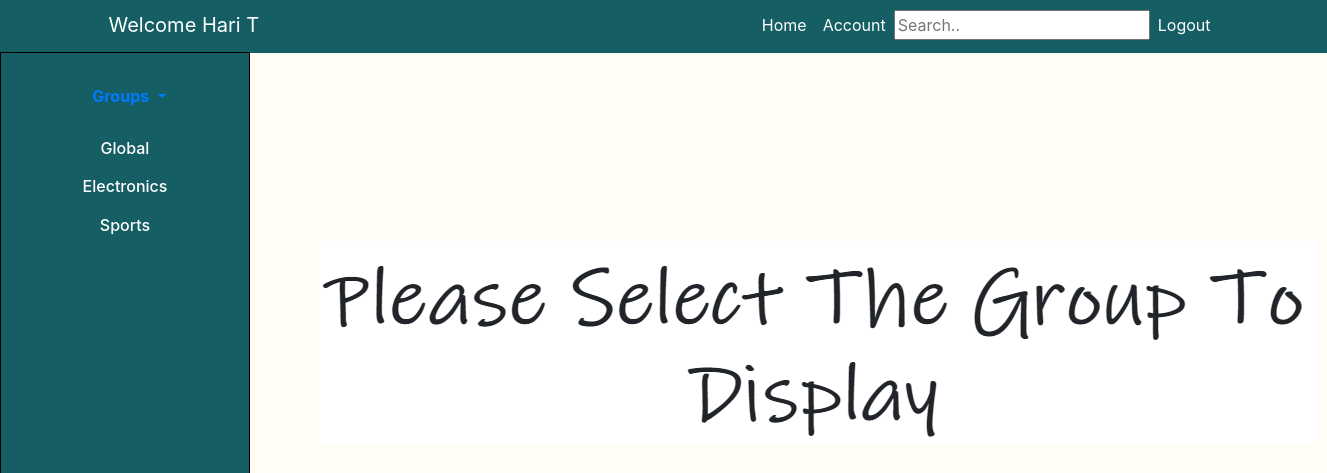
Before: /home.php (signed in) with the older database file.
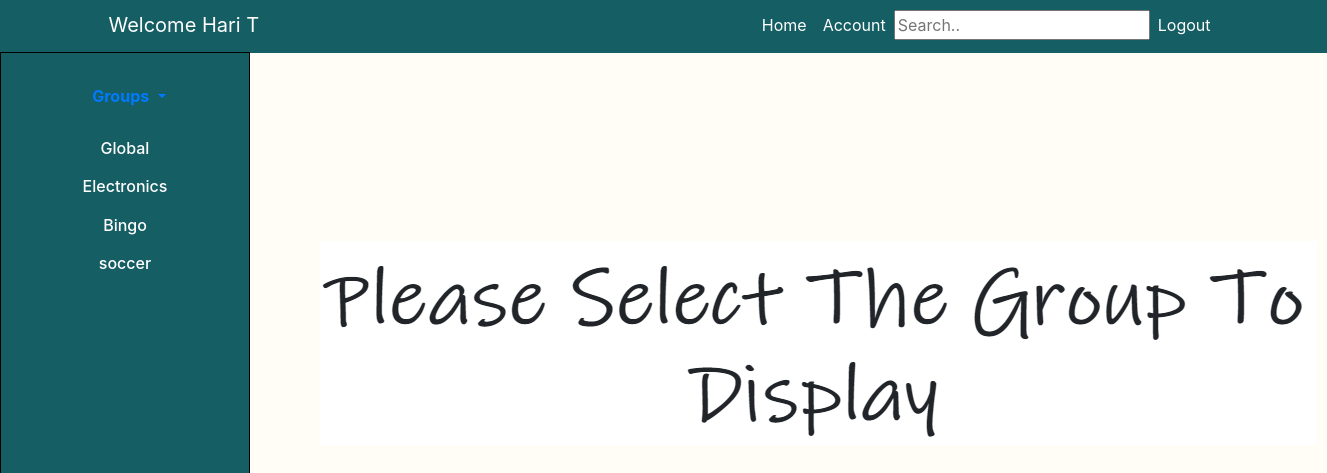
After: the same page with the newer database file.
### tables this page shows
CREATE TABLE `users` (
  `user_id` int(30) NOT NULL,
  `user_name` varchar(30) NOT NULL,
  `email_id` varchar(30) NOT NULL,
  `password` varchar(30) NOT NULL,
  `user_image` text NOT NULL,
  `posts` text,
  `comments` text NOT NULL
);

CREATE TABLE `groups` (
  `group_id` int(11) NOT NULL,
  `group_name` text NOT NULL,
  `owner_id` int(11) NOT NULL,
  `privacy` text NOT NULL
);

### home.php (the view, shortened to what this page needs)
<!DOCTYPE html>
<html>
<head>
<link rel ="stylesheet" a href="css\home.css">
<link rel="stylesheet" href="https://use.fontawesome.com/releases/v5.0.13/css/all.css"
>
<link rel="stylesheet" href="https://stackpath.bootstrapcdn.com/bootstrap/4.1.1/css/bootstrap.min.css"
>
<link rel="stylesheet" href="https://cdnjs.cloudflare.com/ajax/libs/font-awesome/4.7.0/css/font-awesome.min.css" />
</head>
<body style="background-color: #fffdf6;">
<div class="vl">
    <nav class="navbar navbar-expand-sm navbar-fixed-top navbar-light mb-3" style="background-color:#155e63; position: fixed;">
        <div class="container">
            <a class="navbar-brand" href=<?php echo"allprofile.php?id=".$_SESSION['user_id'] ?> style="color:white;">Welcome <?php
            require_once("./mysqli_connect.php");
            $mail_id=$_SESSION['email_id'];
            $u_nameq = "SELECT user_name FROM `users` where email_id='$mail_id'";
            $un_result= mysqli_query($dbc,$u_nameq);
            $rowu= mysqli_fetch_array($un_result);
              $user_name= $rowu['user_name'];
              echo $user_name;
          ?></a>
            <ul class="navbar-nav" >
                <li class="nav-item">
                    <a class="nav-link" href="home.php" style="color:white;">Home</a>
                </li>
                <li class="nav-item">
                  <a class="nav-link" href="userprofile.php" style="color:white;">Account</a>
                </li>
                <li class="nav-item" >
                <form action="/action_page.php" >
                <input type="text" class ="search" placeholder="Search.." name="search">
                </form>
                </li>
                <li class="nav-item" >
                    <a class="nav-link" href="logout.php" style="color:white;">
                    Logout</a>
                </li>
            </ul>
         </div>
    </nav>
 <div id="content">
   <div id="usertimeline">
    <div id="groupdetails">
       <br>
 <div class="dropdown show" >
      <a class="btn dropdown-toggle " style='margin-left:8px;' href="#" role="button" id="dropdownMenuLink" data-toggle="dropdown" aria-haspopup="true" aria-expanded="false" <i class="fas fa-plus"></i><b>Groups</b> </a>
                    </div>
       <br>
   <H6>
       <?php
        global $dbc;
        $mail_id=$_SESSION['email_id'];
        $u_id = "SELECT user_id FROM `users` where email_id='$mail_id'";
        $un_result= mysqli_query($dbc,$u_id);
        $rowu= mysqli_fetch_array($un_result);
        $user_id= $rowu['user_id'];
        $g_name = "SELECT groups.group_name,groups.group_id FROM `groups` INNER JOIN `user_groups` where user_groups.user_id='$user_id' AND groups.group_id=user_groups.group_id";
        $gn_result= mysqli_query($dbc,$g_name);
       while( $rowg= mysqli_fetch_array($gn_result)){
           $group_name=$rowg['group_name'];
           $group_id = $rowg['group_id'];
        echo " <a style='color:white;' href='home.php?id=$group_id' id=".$group_id." class='group_details'> $group_name </a>";
        echo "<br><br>";
       }
       ?>
  </H6>
    </div>
   </div>
 </div>
 <div class="clearfix" id='darea'>
    <?php
   echo "<div id = 'displayposts'>";
    echo" <div id='index'>
        <img src='./bgd.PNG'></img>
      </div>";
echo "</div>";
?>
 </div>
    </div>
</body>
</html>

### css/home.css (style rules this page uses)
.vl { margin-top:2px; }
.navbar { margin-top: 10px; width:100%; }
#content { width: 290px; margin-left:10px; margin-top: -15px; }
#usertimeline { background:#155e63; width:250px; float:left; height:100%; border:1px solid black; position: fixed; margin-top: 65px; margin-left:-10px; }
#groupdetails { text-align:center; }
#darea { float: left; margin-top: 4px; margin-left:300px; }
#index { font-size: 24px; margin-left: 20px; margin-top: 250px; }
.search { margin-top: 5px; size:20; }

Changed rows visible on the page:
removed groups: group_name "Sports"
added groups: group_name "Bingo"
added groups: group_name "soccer"
